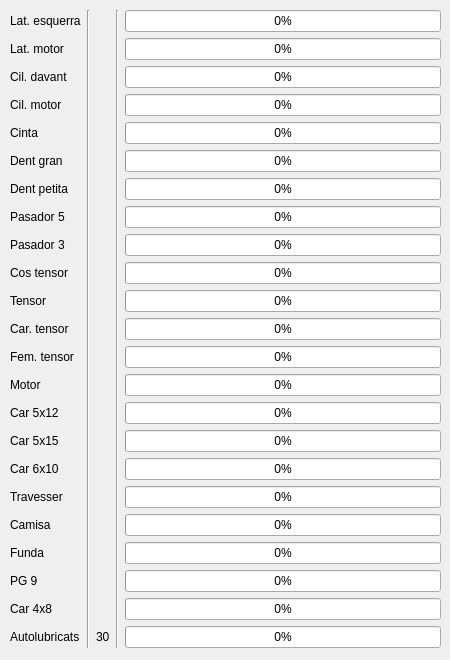
       <widget class="QWidget" name="tab_Cintes">
        <attribute name="title">
         <string>Cintes</string>
        </attribute>
        <widget class="QWidget" name="">
         <property name="geometry">
          <rect>
           <x>10</x>
           <y>10</y>
           <width>431</width>
           <height>641</height>
          </rect>
         </property>
         <layout class="QGridLayout" name="gridLayout_7">
          <item row="20" column="0">
           <widget class="QLabel" name="label_27">
            <property name="text">
             <string>PG 9</string>
            </property>
           </widget>
          </item>
          <item row="17" column="0">
           <widget class="QLabel" name="label_24">
            <property name="text">
             <string>Travesser</string>
            </property>
           </widget>
          </item>
          <item row="17" column="2">
           <widget class="QLabel" name="label_NumeroTravesser">
            <property name="text">
             <string/>
            </property>
           </widget>
          </item>
          <item row="19" column="0">
           <widget class="QLabel" name="label_26">
            <property name="text">
             <string>Funda</string>
            </property>
           </widget>
          </item>
          <item row="19" column="2">
           <widget class="QLabel" name="label_51">
            <property name="text">
             <string/>
            </property>
           </widget>
          </item>
          <item row="15" column="4">
           <widget class="QProgressBar" name="progressBar_16">
            <property name="maximum">
             <number>20</number>
            </property>
            <property name="value">
             <number>0</number>
            </property>
           </widget>
          </item>
          <item row="1" column="0">
           <widget class="QLabel" name="label_8">
            <property name="text">
             <string>Lat. motor</string>
            </property>
           </widget>
          </item>
          <item row="19" column="4">
           <widget class="QProgressBar" name="progressBar_20">
            <property name="maximum">
             <number>20</number>
            </property>
            <property name="value">
             <number>0</number>
            </property>
           </widget>
          </item>
          <item row="16" column="2">
           <widget class="QLabel" name="label_NumeroCar610">
            <property name="text">
             <string/>
            </property>
           </widget>
          </item>
          <item row="16" column="4">
           <widget class="QProgressBar" name="progressBar_17">
            <property name="maximum">
             <number>20</number>
            </property>
            <property name="value">
             <number>0</number>
            </property>
           </widget>
          </item>
          <item row="17" column="4">
           <widget class="QProgressBar" name="progressBar_18">
            <property name="maximum">
             <number>20</number>
            </property>
            <property name="value">
             <number>0</number>
            </property>
           </widget>
          </item>
          <item row="18" column="0">
           <widget class="QLabel" name="label_25">
            <property name="text">
             <string>Camisa</string>
            </property>
           </widget>
          </item>
          <item row="6" column="4">
           <widget class="QProgressBar" name="progressBar_7">
            <property name="maximum">
             <number>20</number>
            </property>
            <property name="value">
             <number>0</number>
            </property>
           </widget>
          </item>
          <item row="14" column="2">
           <widget class="QLabel" name="label_NumeroCar512_2">
            <property name="text">
             <string/>
            </property>
           </widget>
          </item>
          <item row="7" column="4">
           <widget class="QProgressBar" name="progressBar_8">
            <property name="maximum">
             <number>20</number>
            </property>
            <property name="value">
             <number>0</number>
            </property>
           </widget>
          </item>
          <item row="10" column="4">
           <widget class="QProgressBar" name="progressBar_11">
            <property name="maximum">
             <number>20</number>
            </property>
            <property name="value">
             <number>0</number>
            </property>
           </widget>
          </item>
          <item row="12" column="0">
           <widget class="QLabel" name="label_19">
            <property name="text">
             <string>Fem. tensor</string>
            </property>
           </widget>
          </item>
          <item row="13" column="0">
           <widget class="QLabel" name="label_20">
            <property name="text">
             <string>Motor</string>
            </property>
           </widget>
          </item>
          <item row="18" column="2">
           <widget class="QLabel" name="label_NumeroCamisa">
            <property name="text">
             <string/>
            </property>
           </widget>
          </item>
          <item row="18" column="4">
           <widget class="QProgressBar" name="progressBar_19">
            <property name="maximum">
             <number>20</number>
            </property>
            <property name="value">
             <number>0</number>
            </property>
           </widget>
          </item>
          <item row="14" column="4">
           <widget class="QProgressBar" name="progressBar_15">
            <property name="maximum">
             <number>20</number>
            </property>
            <property name="value">
             <number>0</number>
            </property>
           </widget>
          </item>
          <item row="15" column="0">
           <widget class="QLabel" name="label_22">
            <property name="text">
             <string>Car 5x15</string>
            </property>
           </widget>
          </item>
          <item row="3" column="2">
           <widget class="QLabel" name="label_NumeroCilindrMotor">
            <property name="text">
             <string/>
            </property>
           </widget>
          </item>
          <item row="11" column="2">
           <widget class="QLabel" name="label_NumeroCarTensor">
            <property name="text">
             <string/>
            </property>
           </widget>
          </item>
          <item row="6" column="2">
           <widget class="QLabel" name="label_NumeroRodesDentadesPetites">
            <property name="text">
             <string/>
            </property>
           </widget>
          </item>
          <item row="14" column="0">
           <widget class="QLabel" name="label_21">
            <property name="text">
             <string>Car 5x12</string>
            </property>
           </widget>
          </item>
          <item row="2" column="0">
           <widget class="QLabel" name="label_9">
            <property name="text">
             <string>Cil. davant</string>
            </property>
           </widget>
          </item>
          <item row="9" column="0">
           <widget class="QLabel" name="label_16">
            <property name="text">
             <string>Cos tensor</string>
            </property>
           </widget>
          </item>
          <item row="5" column="2">
           <widget class="QLabel" name="label_NumeroRodesDentadesGran">
            <property name="text">
             <string/>
            </property>
           </widget>
          </item>
          <item row="11" column="0">
           <widget class="QLabel" name="label_18">
            <property name="text">
             <string>Car. tensor</string>
            </property>
           </widget>
          </item>
          <item row="15" column="2">
           <widget class="QLabel" name="label_NumeroCar515">
            <property name="text">
             <string/>
            </property>
           </widget>
          </item>
          <item row="4" column="2">
           <widget class="QLabel" name="label_NumeroCinta">
            <property name="text">
             <string/>
            </property>
           </widget>
          </item>
          <item row="2" column="2">
           <widget class="QLabel" name="label_NumeroCilindreDavant">
            <property name="text">
             <string/>
            </property>
           </widget>
          </item>
          <item row="8" column="2">
           <widget class="QLabel" name="label_NumeroPasadorPetit">
            <property name="text">
             <string/>
            </property>
           </widget>
          </item>
          <item row="13" column="4">
           <widget class="QProgressBar" name="progressBar_14">
            <property name="maximum">
             <number>20</number>
            </property>
            <property name="value">
             <number>0</number>
            </property>
           </widget>
          </item>
          <item row="11" column="4">
           <widget class="QProgressBar" name="progressBar_12">
            <property name="maximum">
             <number>20</number>
            </property>
            <property name="value">
             <number>0</number>
            </property>
           </widget>
          </item>
          <item row="1" column="4">
           <widget class="QProgressBar" name="progressBar_2">
            <property name="maximum">
             <number>20</number>
            </property>
            <property name="value">
             <number>0</number>
            </property>
           </widget>
          </item>
          <item row="13" column="2">
           <widget class="QLabel" name="label_NumeroMotor">
            <property name="text">
             <string/>
            </property>
           </widget>
          </item>
          <item row="0" column="0">
           <widget class="QLabel" name="label_7">
            <property name="text">
             <string>Lat. esquerra</string>
            </property>
           </widget>
          </item>
          <item row="12" column="2">
           <widget class="QLabel" name="label_NumeroFemellesTensor">
            <property name="text">
             <string/>
            </property>
           </widget>
          </item>
          <item row="16" column="0">
           <widget class="QLabel" name="label_23">
            <property name="text">
             <string>Car 6x10</string>
            </property>
           </widget>
          </item>
          <item row="8" column="4">
           <widget class="QProgressBar" name="progressBar_9">
            <property name="maximum">
             <number>20</number>
            </property>
            <property name="value">
             <number>0</number>
            </property>
           </widget>
          </item>
          <item row="6" column="0">
           <widget class="QLabel" name="label_13">
            <property name="text">
             <string>Dent petita</string>
            </property>
           </widget>
          </item>
          <item row="3" column="0">
           <widget class="QLabel" name="label_10">
            <property name="text">
             <string>Cil. motor</string>
            </property>
           </widget>
          </item>
          <item row="4" column="4">
           <widget class="QProgressBar" name="progressBar_5">
            <property name="maximum">
             <number>20</number>
            </property>
            <property name="value">
             <number>0</number>
            </property>
           </widget>
          </item>
          <item row="3" column="4">
           <widget class="QProgressBar" name="progressBar_4">
            <property name="maximum">
             <number>20</number>
            </property>
            <property name="value">
             <number>0</number>
            </property>
           </widget>
          </item>
          <item row="10" column="2">
           <widget class="QLabel" name="label_NumeroTensor">
            <property name="text">
             <string/>
            </property>
           </widget>
          </item>
          <item row="2" column="4">
           <widget class="QProgressBar" name="progressBar_3">
            <property name="maximum">
             <number>20</number>
            </property>
            <property name="value">
             <number>0</number>
            </property>
           </widget>
          </item>
          <item row="1" column="2">
           <widget class="QLabel" name="label_NumeroLatMotor">
            <property name="text">
             <string/>
            </property>
           </widget>
          </item>
          <item row="8" column="0">
           <widget class="QLabel" name="label_15">
            <property name="text">
             <string>Pasador 3</string>
            </property>
           </widget>
          </item>
          <item row="7" column="2">
           <widget class="QLabel" name="label_NumeroPasadorGran">
            <property name="text">
             <string/>
            </property>
           </widget>
          </item>
          <item row="0" column="2">
           <widget class="QLabel" name="label_NumeroLatEsquerra">
            <property name="text">
             <string/>
            </property>
           </widget>
          </item>
          <item row="5" column="0">
           <widget class="QLabel" name="label_12">
            <property name="text">
             <string>Dent gran</string>
            </property>
           </widget>
          </item>
          <item row="12" column="4">
           <widget class="QProgressBar" name="progressBar_13">
            <property name="maximum">
             <number>20</number>
            </property>
            <property name="value">
             <number>0</number>
            </property>
           </widget>
          </item>
          <item row="0" column="4">
           <widget class="QProgressBar" name="progressBar">
            <property name="maximum">
             <number>20</number>
            </property>
            <property name="value">
             <number>0</number>
            </property>
           </widget>
          </item>
          <item row="5" column="4">
           <widget class="QProgressBar" name="progressBar_6">
            <property name="maximum">
             <number>20</number>
            </property>
            <property name="value">
             <number>0</number>
            </property>
           </widget>
          </item>
          <item row="4" column="0">
           <widget class="QLabel" name="label_11">
            <property name="text">
             <string>Cinta</string>
            </property>
           </widget>
          </item>
          <item row="10" column="0">
           <widget class="QLabel" name="label_17">
            <property name="text">
             <string>Tensor</string>
            </property>
           </widget>
          </item>
          <item row="9" column="4">
           <widget class="QProgressBar" name="progressBar_10">
            <property name="maximum">
             <number>20</number>
            </property>
            <property name="value">
             <number>0</number>
            </property>
           </widget>
          </item>
          <item row="9" column="2">
           <widget class="QLabel" name="label_NumeroCosTensor">
            <property name="text">
             <string/>
            </property>
           </widget>
          </item>
          <item row="7" column="0">
           <widget class="QLabel" name="label_14">
            <property name="text">
             <string>Pasador 5</string>
            </property>
           </widget>
          </item>
          <item row="20" column="2">
           <widget class="QLabel" name="label_NumeroPG9">
            <property name="text">
             <string/>
            </property>
           </widget>
          </item>
          <item row="20" column="4">
           <widget class="QProgressBar" name="progressBar_21">
            <property name="value">
             <number>0</number>
            </property>
           </widget>
          </item>
          <item row="21" column="4">
           <widget class="QProgressBar" name="progressBar_22">
            <property name="value">
             <number>0</number>
            </property>
           </widget>
          </item>
          <item row="21" column="0">
           <widget class="QLabel" name="label_28">
            <property name="text">
             <string>Car 4x8</string>
            </property>
           </widget>
          </item>
          <item row="21" column="2">
           <widget class="QLabel" name="label_NumeroCar48">
            <property name="text">
             <string/>
            </property>
           </widget>
          </item>
          <item row="22" column="0">
           <widget class="QLabel" name="label_33">
            <property name="text">
             <string>Autolubricats</string>
            </property>
           </widget>
          </item>
          <item row="22" column="2">
           <widget class="QLabel" name="label_NUmeroAutolubricats">
            <property name="text">
             <string>30</string>
            </property>
           </widget>
          </item>
          <item row="22" column="4">
           <widget class="QProgressBar" name="progressBar_23">
            <property name="value">
             <number>0</number>
            </property>
           </widget>
          </item>
          <item row="0" column="1" rowspan="23">
           <widget class="Line" name="line_20">
            <property name="orientation">
             <enum>Qt::Vertical</enum>
            </property>
           </widget>
          </item>
          <item row="0" column="3" rowspan="23">
           <widget class="Line" name="line_21">
            <property name="orientation">
             <enum>Qt::Vertical</enum>
            </property>
           </widget>
          </item>
         </layout>
        </widget>
       </widget>
